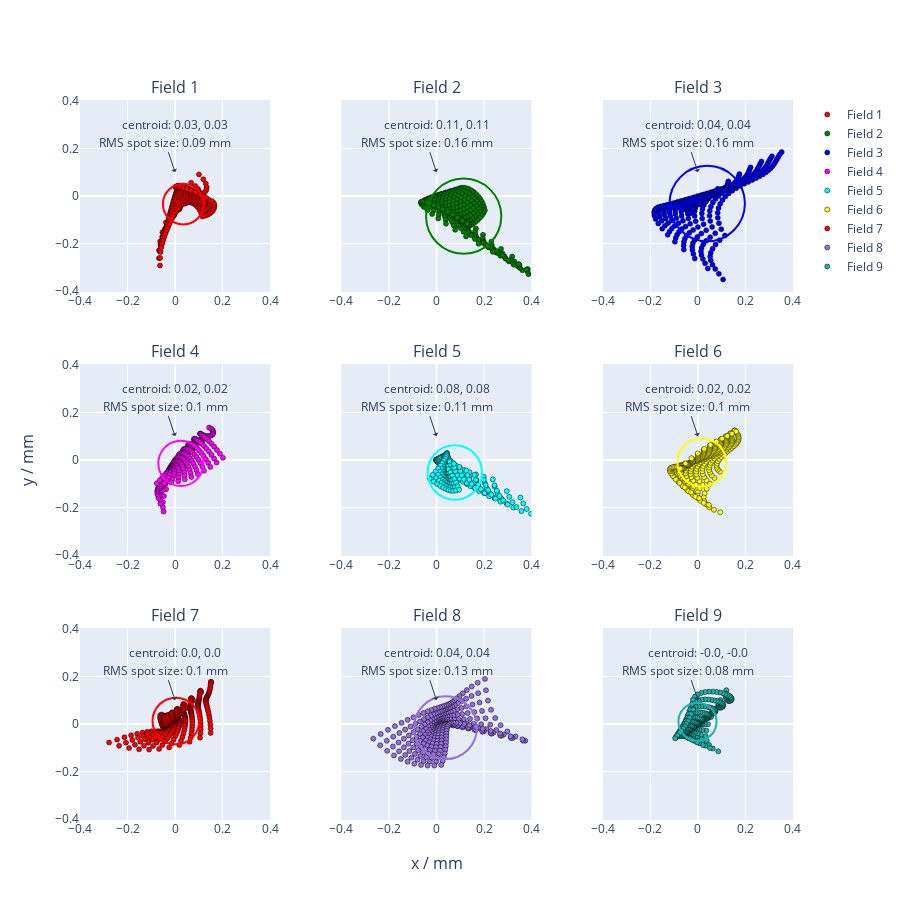

Here is the notebook cell this chart was saved with:
### Markdown cell above
# Interactive Python spot diagrams
The data of any spot diagram displayed within OpTaliX can be written out to an ASCII file with the macro command: "SPO FILE spot.txt". This file can afterwards be opened and plotted with python. Here the package "plotly" is used to create interactive spot diagrams for all fields:

### Code cell
import numpy as np
import matplotlib.pylab as plt
import plotly.express as px
import plotly.graph_objs as go
from plotly.subplots import make_subplots
from plotly.colors import n_colors

import time 

t0 = time.perf_counter()


def centeroidnp(arr):
    length = arr.shape[0]
    sum_x = np.sum(arr[:, 0])
    sum_y = np.sum(arr[:, 1])
    return np.array([sum_x/length, sum_y/length])


import os
cwd = os.getcwd()
filename = os.path.join(cwd,os.path.join("OpTaliX","spot.txt"))


spotdata = np.loadtxt(filename)

spotdata_pos1 = spotdata[spotdata[:,0]==1]

n_fields = 9
n_colors = n_fields

spotdata_pos_L =[]
centroid_L = []
rms_spot_size_L = []
for i in range(0, n_colors):
    spotdata_pos_L.append(spotdata_pos1[spotdata_pos1[:,1]==i+1])
    centroid_L.append(centeroidnp(spotdata_pos_L[i][:,-2:]))
    rms_spot_size_L.append(np.sqrt(np.sum((np.linalg.norm(centroid_L[i] - spotdata_pos_L[i][:,-2:], axis=1))**2)/len(spotdata_pos_L[i][:,-2:])))
    
spotdata_pos1_f1 = spotdata_pos1[spotdata_pos1[:,1]==1]
spotdata_pos1_f2 = spotdata_pos1[spotdata_pos1[:,1]==2]

Lim = 0.4     # in [mm]
Limit = (-Lim,Lim)
marker=dict(
            color='LightSkyBlue',
            size=5,
            line=dict(
                color='Black',
                width=0.5
            ))
          
Titles = ('Field 1','Field 2','Field 3', 'Field 4', 'Field 5', 'Field 6', 'Field 7', 'Field 8', 'Field 9')  

# with some colormap "turbo"
colors = px.colors.sample_colorscale("turbo", [n/(n_colors -1) for n in range(n_colors)])

def to_rgb(name):
    from matplotlib import colors
    import matplotlib.cm
    C = colors.to_rgba(name)
    c = 'rgb'+str((C[0], C[1], C[2]))
    return c
# with OpTaliX Field colors:
colors = (to_rgb('red'),to_rgb('green'),to_rgb('blue'), to_rgb('magenta'), to_rgb('cyan'),to_rgb('yellow'), to_rgb('orange'), to_rgb('mediumpurple'), to_rgb('lightseagreen'))



fig = make_subplots(rows=3,cols=3, vertical_spacing=0.1,
                  horizontal_spacing=0.1,
                  shared_yaxes='all', subplot_titles=Titles,
                  x_title='x / mm',
                  y_title='y / mm')
#fig.add_scatter(x=spotdata_pos1_f1[:,-2], y=spotdata_pos1_f1[:,-1], mode='markers', row = 1, col=1, marker = marker)
#fig.add_scatter(x=spotdata_pos1_f2[:,-2], y=spotdata_pos1_f2[:,-1], mode='markers', row = 1, col=2, marker = marker)
row_L = np.array([1,1,1,2,2,2,3,3,3])
col_L = np.array([1,2,3,1,2,3,1,2,3])
for i in range(0, n_colors):
    fig.add_scatter(x=spotdata_pos_L[i][:,-2], y=spotdata_pos_L[i][:,-1], mode='markers', row = row_L[i], col=col_L[i], marker = marker, marker_color = colors[i],
                    name=Titles[i])
    fig.add_annotation(x=0, y=Limit[1]*0.75,
                text="centroid: "+str(np.round(centroid_L[i][0],decimals=2))+ ", "+str(np.round(centroid_L[i][0],decimals=2)),
                showarrow=False,
                arrowhead=0,
                row = row_L[i],
                col=col_L[i])
    
    fig.add_annotation(x=0, y=Limit[1]/4,
                text="RMS spot size: "+str(np.round(rms_spot_size_L[i],decimals=2))+" mm",
                showarrow=True,
                arrowhead=1,
                row = row_L[i],
                col=col_L[i])
    
    fig.add_shape(type="circle",
    xref="x", yref="y",
    x0=centroid_L[i][0]-rms_spot_size_L[i], y0=centroid_L[i][1]-rms_spot_size_L[i] , x1=centroid_L[i][0]+rms_spot_size_L[i], y1=centroid_L[i][1]+rms_spot_size_L[i],
    line_color=colors[i], row = row_L[i], col=col_L[i]
    )
    
    fig.update_layout(title_font_color=colors[i])


fig.update_xaxes(range=[Limit[0], Limit[1]], dtick=0.2)
fig.update_yaxes(range=[Limit[0], Limit[1]], dtick=0.2)
fig.update_yaxes(
    scaleanchor = "x",
    scaleratio = 1,
  )
fig.update_layout(height=900, width=900)#, template='plotly_white')

fig.show()

print("Elapsed time: ", np.round(time.perf_counter()-t0, decimals = 4), " s")

### Figure 1 — Plotly figure (JSON) as saved in the notebook; plotly's stock layout.template omitted (floating-point values rounded to 4 significant figures; data arrays with more than 128 entries replaced by an {"elided": "..."} marker saying what was removed)
{"data": [{"marker": {"color": "rgb(1.0, 0.0, 0.0)", "line": {"color": "Black", "width": 0.5}, "size": 5}, "mode": "markers", "name": "Field 1", "type": "scatter", "x": {"elided": "319 float values"}, "xaxis": "x", "y": {"elided": "319 float values"}, "yaxis": "y"}, {"marker": {"color": "rgb(0.0, 0.5019607843137255, 0.0)", "line": {"color": "Black", "width": 0.5}, "size": 5}, "mode": "markers", "name": "Field 2", "type": "scatter", "x": {"elided": "319 float values"}, "xaxis": "x2", "y": {"elided": "319 float values"}, "yaxis": "y2"}, {"marker": {"color": "rgb(0.0, 0.0, 1.0)", "line": {"color": "Black", "width": 0.5}, "size": 5}, "mode": "markers", "name": "Field 3", "type": "scatter", "x": {"elided": "319 float values"}, "xaxis": "x3", "y": {"elided": "319 float values"}, "yaxis": "y3"}, {"marker": {"color": "rgb(1.0, 0.0, 1.0)", "line": {"color": "Black", "width": 0.5}, "size": 5}, "mode": "markers", "name": "Field 4", "type": "scatter", "x": {"elided": "319 float values"}, "xaxis": "x4", "y": {"elided": "319 float values"}, "yaxis": "y4"}, {"marker": {"color": "rgb(0.0, 1.0, 1.0)", "line": {"color": "Black", "width": 0.5}, "size": 5}, "mode": "markers", "name": "Field 5", "type": "scatter", "x": {"elided": "319 float values"}, "xaxis": "x5", "y": {"elided": "319 float values"}, "yaxis": "y5"}, {"marker": {"color": "rgb(1.0, 1.0, 0.0)", "line": {"color": "Black", "width": 0.5}, "size": 5}, "mode": "markers", "name": "Field 6", "type": "scatter", "x": {"elided": "319 float values"}, "xaxis": "x6", "y": {"elided": "319 float values"}, "yaxis": "y6"}, {"marker": {"color": "rgb(1.0, 0.6470588235294118, 0.0)", "line": {"color": "Black", "width": 0.5}, "size": 5}, "mode": "markers", "name": "Field 7", "type": "scatter", "x": {"elided": "319 float values"}, "xaxis": "x7", "y": {"elided": "319 float values"}, "yaxis": "y7"}, {"marker": {"color": "rgb(0.5764705882352941, 0.4392156862745098, 0.8588235294117647)", "line": {"color": "Black", "width": 0.5}, "size": 5}, "mode": "markers", "name": "Field 8", "type": "scatter", "x": {"elided": "319 float values"}, "xaxis": "x8", "y": {"elided": "319 float values"}, "yaxis": "y8"}, {"marker": {"color": "rgb(0.12549019607843137, 0.6980392156862745, 0.6666666666666666)", "line": {"color": "Black", "width": 0.5}, "size": 5}, "mode": "markers", "name": "Field 9", "type": "scatter", "x": {"elided": "319 float values"}, "xaxis": "x9", "y": {"elided": "319 float values"}, "yaxis": "y9"}], "layout": {"annotations": [{"font": {"size": 16}, "showarrow": false, "text": "Field 1", "x": 0.1333, "xanchor": "center", "xref": "paper", "y": 1, "yanchor": "bottom", "yref": "paper"}, {"font": {"size": 16}, "showarrow": false, "text": "Field 2", "x": 0.5, "xanchor": "center", "xref": "paper", "y": 1, "yanchor": "bottom", "yref": "paper"}, {"font": {"size": 16}, "showarrow": false, "text": "Field 3", "x": 0.8667, "xanchor": "center", "xref": "paper", "y": 1, "yanchor": "bottom", "yref": "paper"}, {"font": {"size": 16}, "showarrow": false, "text": "Field 4", "x": 0.1333, "xanchor": "center", "xref": "paper", "y": 0.6333, "yanchor": "bottom", "yref": "paper"}, {"font": {"size": 16}, "showarrow": false, "text": "Field 5", "x": 0.5, "xanchor": "center", "xref": "paper", "y": 0.6333, "yanchor": "bottom", "yref": "paper"}, {"font": {"size": 16}, "showarrow": false, "text": "Field 6", "x": 0.8667, "xanchor": "center", "xref": "paper", "y": 0.6333, "yanchor": "bottom", "yref": "paper"}, {"font": {"size": 16}, "showarrow": false, "text": "Field 7", "x": 0.1333, "xanchor": "center", "xref": "paper", "y": 0.2667, "yanchor": "bottom", "yref": "paper"}, {"font": {"size": 16}, "showarrow": false, "text": "Field 8", "x": 0.5, "xanchor": "center", "xref": "paper", "y": 0.2667, "yanchor": "bottom", "yref": "paper"}, {"font": {"size": 16}, "showarrow": false, "text": "Field 9", "x": 0.8667, "xanchor": "center", "xref": "paper", "y": 0.2667, "yanchor": "bottom", "yref": "paper"}, {"font": {"size": 16}, "showarrow": false, "text": "x / mm", "x": 0.5, "xanchor": "center", "xref": "paper", "y": 0, "yanchor": "top", "yref": "paper", "yshift": -30}, {"font": {"size": 16}, "showarrow": false, "text": "y / mm", "textangle": -90, "x": 0, "xanchor": "right", "xref": "paper", "xshift": -40, "y": 0.5, "yanchor": "middle", "yref": "paper"}, {"arrowhead": 0, "showarrow": false, "text": "centroid: 0.03, 0.03", "x": 0, "xref": "x", "y": 0.3, "yref": "y"}, {"arrowhead": 1, "showarrow": true, "text": "RMS spot size: 0.09 mm", "x": 0, "xref": "x", "y": 0.1, "yref": "y"}, {"arrowhead": 0, "showarrow": false, "text": "centroid: 0.11, 0.11", "x": 0, "xref": "x2", "y": 0.3, "yref": "y2"}, {"arrowhead": 1, "showarrow": true, "text": "RMS spot size: 0.16 mm", "x": 0, "xref": "x2", "y": 0.1, "yref": "y2"}, {"arrowhead": 0, "showarrow": false, "text": "centroid: 0.04, 0.04", "x": 0, "xref": "x3", "y": 0.3, "yref": "y3"}, {"arrowhead": 1, "showarrow": true, "text": "RMS spot size: 0.16 mm", "x": 0, "xref": "x3", "y": 0.1, "yref": "y3"}, {"arrowhead": 0, "showarrow": false, "text": "centroid: 0.02, 0.02", "x": 0, "xref": "x4", "y": 0.3, "yref": "y4"}, {"arrowhead": 1, "showarrow": true, "text": "RMS spot size: 0.1 mm", "x": 0, "xref": "x4", "y": 0.1, "yref": "y4"}, {"arrowhead": 0, "showarrow": false, "text": "centroid: 0.08, 0.08", "x": 0, "xref": "x5", "y": 0.3, "yref": "y5"}, {"arrowhead": 1, "showarrow": true, "text": "RMS spot size: 0.11 mm", "x": 0, "xref": "x5", "y": 0.1, "yref": "y5"}, {"arrowhead": 0, "showarrow": false, "text": "centroid: 0.02, 0.02", "x": 0, "xref": "x6", "y": 0.3, "yref": "y6"}, {"arrowhead": 1, "showarrow": true, "text": "RMS spot size: 0.1 mm", "x": 0, "xref": "x6", "y": 0.1, "yref": "y6"}, {"arrowhead": 0, "showarrow": false, "text": "centroid: 0.0, 0.0", "x": 0, "xref": "x7", "y": 0.3, "yref": "y7"}, {"arrowhead": 1, "showarrow": true, "text": "RMS spot size: 0.1 mm", "x": 0, "xref": "x7", "y": 0.1, "yref": "y7"}, {"arrowhead": 0, "showarrow": false, "text": "centroid: 0.04, 0.04", "x": 0, "xref": "x8", "y": 0.3, "yref": "y8"}, {"arrowhead": 1, "showarrow": true, "text": "RMS spot size: 0.13 mm", "x": 0, "xref": "x8", "y": 0.1, "yref": "y8"}, {"arrowhead": 0, "showarrow": false, "text": "centroid: -0.0, -0.0", "x": 0, "xref": "x9", "y": 0.3, "yref": "y9"}, {"arrowhead": 1, "showarrow": true, "text": "RMS spot size: 0.08 mm", "x": 0, "xref": "x9", "y": 0.1, "yref": "y9"}], "height": 900, "shapes": [{"line": {"color": "rgb(1.0, 0.0, 0.0)"}, "type": "circle", "x0": -0.05119, "x1": 0.1201, "xref": "x", "y0": -0.1196, "y1": 0.05172, "yref": "y"}, {"line": {"color": "rgb(0.0, 0.5019607843137255, 0.0)"}, "type": "circle", "x0": -0.04386, "x1": 0.2726, "xref": "x2", "y0": -0.2433, "y1": 0.0732, "yref": "y2"}, {"line": {"color": "rgb(0.0, 0.0, 1.0)"}, "type": "circle", "x0": -0.1194, "x1": 0.1977, "xref": "x3", "y0": -0.1904, "y1": 0.1268, "yref": "y3"}, {"line": {"color": "rgb(1.0, 0.0, 1.0)"}, "type": "circle", "x0": -0.07053, "x1": 0.1196, "xref": "x4", "y0": -0.1093, "y1": 0.08089, "yref": "y4"}, {"line": {"color": "rgb(0.0, 1.0, 1.0)"}, "type": "circle", "x0": -0.03741, "x1": 0.1916, "xref": "x5", "y0": -0.167, "y1": 0.06193, "yref": "y5"}, {"line": {"color": "rgb(1.0, 1.0, 0.0)"}, "type": "circle", "x0": -0.08629, "x1": 0.118, "xref": "x6", "y0": -0.1123, "y1": 0.09202, "yref": "y6"}, {"line": {"color": "rgb(1.0, 0.6470588235294118, 0.0)"}, "type": "circle", "x0": -0.09486, "x1": 0.1015, "xref": "x7", "y0": -0.08563, "y1": 0.1107, "yref": "y7"}, {"line": {"color": "rgb(0.5764705882352941, 0.4392156862745098, 0.8588235294117647)"}, "type": "circle", "x0": -0.09422, "x1": 0.1701, "xref": "x8", "y0": -0.1478, "y1": 0.1165, "yref": "y8"}, {"line": {"color": "rgb(0.12549019607843137, 0.6980392156862745, 0.6666666666666666)"}, "type": "circle", "x0": -0.08208, "x1": 0.07844, "xref": "x9", "y0": -0.07086, "y1": 0.08966, "yref": "y9"}], "title": {"font": {"color": "rgb(0.12549019607843137, 0.6980392156862745, 0.6666666666666666)"}}, "width": 900, "xaxis": {"anchor": "y", "domain": [0, 0.2667], "dtick": 0.2, "range": [-0.4, 0.4]}, "xaxis2": {"anchor": "y2", "domain": [0.3667, 0.6333], "dtick": 0.2, "range": [-0.4, 0.4]}, "xaxis3": {"anchor": "y3", "domain": [0.7333, 1], "dtick": 0.2, "range": [-0.4, 0.4]}, "xaxis4": {"anchor": "y4", "domain": [0, 0.2667], "dtick": 0.2, "range": [-0.4, 0.4]}, "xaxis5": {"anchor": "y5", "domain": [0.3667, 0.6333], "dtick": 0.2, "range": [-0.4, 0.4]}, "xaxis6": {"anchor": "y6", "domain": [0.7333, 1], "dtick": 0.2, "range": [-0.4, 0.4]}, "xaxis7": {"anchor": "y7", "domain": [0, 0.2667], "dtick": 0.2, "range": [-0.4, 0.4]}, "xaxis8": {"anchor": "y8", "domain": [0.3667, 0.6333], "dtick": 0.2, "range": [-0.4, 0.4]}, "xaxis9": {"anchor": "y9", "domain": [0.7333, 1], "dtick": 0.2, "range": [-0.4, 0.4]}, "yaxis": {"anchor": "x", "domain": [0.7333, 1], "dtick": 0.2, "matches": "y7", "range": [-0.4, 0.4], "scaleanchor": "x", "scaleratio": 1}, "yaxis2": {"anchor": "x2", "domain": [0.7333, 1], "dtick": 0.2, "matches": "y7", "range": [-0.4, 0.4], "scaleanchor": "x", "scaleratio": 1, "showticklabels": false}, "yaxis3": {"anchor": "x3", "domain": [0.7333, 1], "dtick": 0.2, "matches": "y7", "range": [-0.4, 0.4], "scaleanchor": "x", "scaleratio": 1, "showticklabels": false}, "yaxis4": {"anchor": "x4", "domain": [0.3667, 0.6333], "dtick": 0.2, "matches": "y7", "range": [-0.4, 0.4], "scaleanchor": "x", "scaleratio": 1}, "yaxis5": {"anchor": "x5", "domain": [0.3667, 0.6333], "dtick": 0.2, "matches": "y7", "range": [-0.4, 0.4], "scaleanchor": "x", "scaleratio": 1, "showticklabels": false}, "yaxis6": {"anchor": "x6", "domain": [0.3667, 0.6333], "dtick": 0.2, "matches": "y7", "range": [-0.4, 0.4], "scaleanchor": "x", "scaleratio": 1, "showticklabels": false}, "yaxis7": {"anchor": "x7", "domain": [0, 0.2667], "dtick": 0.2, "range": [-0.4, 0.4], "scaleanchor": "x", "scaleratio": 1}, "yaxis8": {"anchor": "x8", "domain": [0, 0.2667], "dtick": 0.2, "matches": "y7", "range": [-0.4, 0.4], "scaleanchor": "x", "scaleratio": 1, "showticklabels": false}, "yaxis9": {"anchor": "x9", "domain": [0, 0.2667], "dtick": 0.2, "matches": "y7", "range": [-0.4, 0.4], "scaleanchor": "x", "scaleratio": 1, "showticklabels": false}}}
